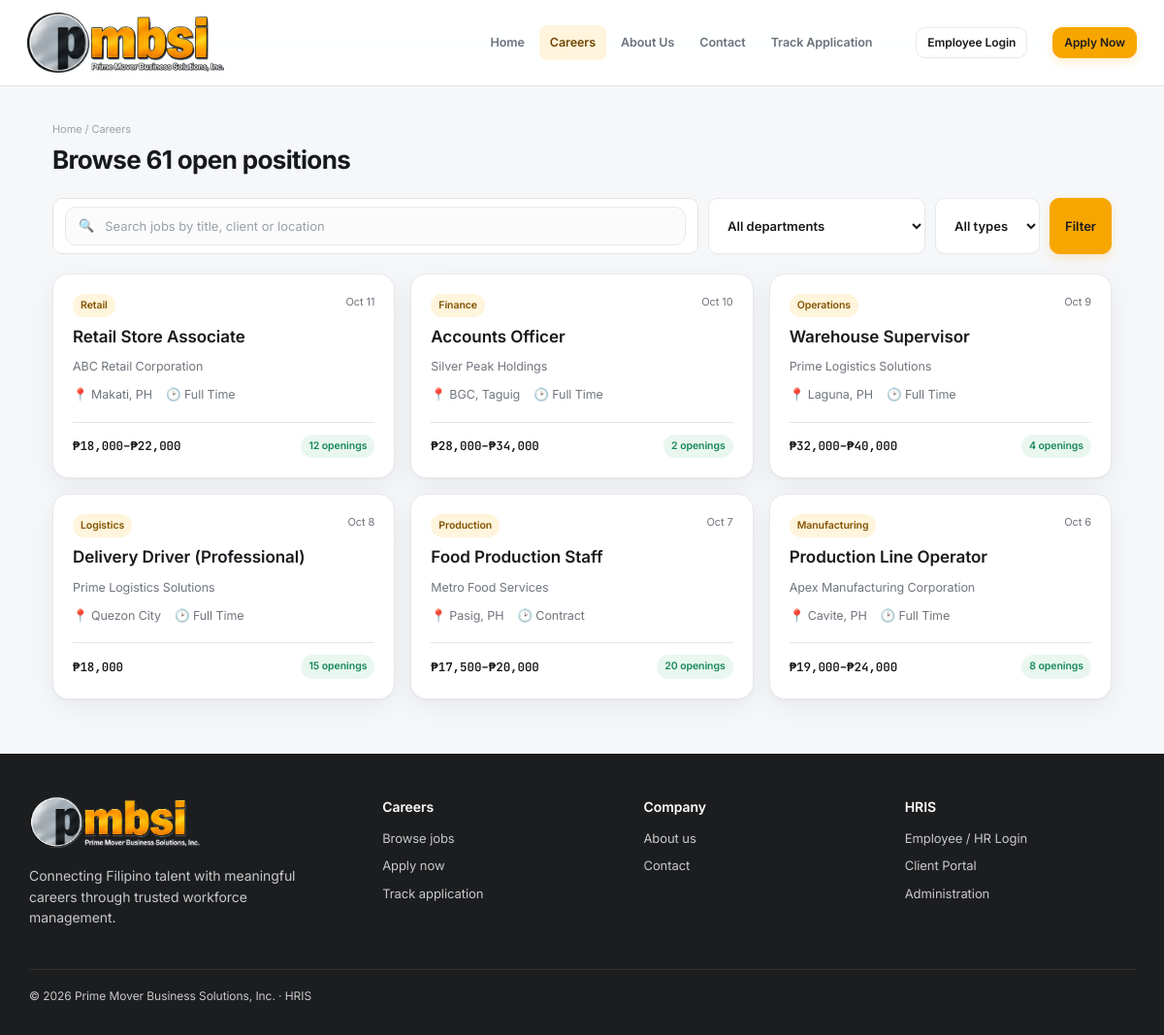
The app's page /index.php?page=careers with its own data.
### tables this page shows
CREATE TABLE `job_openings` (
  `id` bigint(20) unsigned NOT NULL AUTO_INCREMENT,
  `manpower_request_id` bigint(20) unsigned NOT NULL,
  `client_id` bigint(20) unsigned NOT NULL,
  `department_id` bigint(20) unsigned DEFAULT NULL,
  `job_code` varchar(50) NOT NULL,
  `slug` varchar(180) NOT NULL,
  `title` varchar(180) NOT NULL,
  `description` text NOT NULL,
  `requirements` text DEFAULT NULL,
  `location_text` varchar(180) DEFAULT NULL,
  `employment_type` varchar(40) NOT NULL,
  `salary_min` decimal(12,2) DEFAULT NULL,
  `salary_max` decimal(12,2) DEFAULT NULL,
  `openings` int(11) NOT NULL DEFAULT 1,
  `status` varchar(30) NOT NULL DEFAULT 'DRAFT',
  `is_featured` tinyint(1) NOT NULL DEFAULT 0,
  `published_at` datetime DEFAULT NULL,
  `closes_at` datetime DEFAULT NULL,
  `created_by` bigint(20) unsigned DEFAULT NULL,
  `created_at` datetime NOT NULL DEFAULT current_timestamp(),
  `updated_at` datetime NOT NULL DEFAULT current_timestamp() ON UPDATE current_timestamp(),
  PRIMARY KEY (`id`),
  UNIQUE KEY `job_code` (`job_code`),
  UNIQUE KEY `slug` (`slug`),
  KEY `idx_jobs_status` (`status`,`published_at`),
  KEY `fk_jobs_mr` (`manpower_request_id`),
  KEY `fk_jobs_client` (`client_id`),
  KEY `fk_jobs_department` (`department_id`),
  KEY `fk_jobs_created_by` (`created_by`),
  CONSTRAINT `fk_jobs_client` FOREIGN KEY (`client_id`) REFERENCES `clients` (`id`),
  CONSTRAINT `fk_jobs_created_by` FOREIGN KEY (`created_by`) REFERENCES `users` (`id`),
  CONSTRAINT `fk_jobs_department` FOREIGN KEY (`department_id`) REFERENCES `departments` (`id`),
  CONSTRAINT `fk_jobs_mr` FOREIGN KEY (`manpower_request_id`) REFERENCES `manpower_requests` (`id`)
);

CREATE TABLE `departments` (
  `id` bigint(20) unsigned NOT NULL AUTO_INCREMENT,
  `code` varchar(30) NOT NULL,
  `name` varchar(120) NOT NULL,
  `active` tinyint(1) NOT NULL DEFAULT 1,
  `created_at` datetime NOT NULL DEFAULT current_timestamp(),
  PRIMARY KEY (`id`),
  UNIQUE KEY `code` (`code`)
);

CREATE TABLE `clients` (
  `id` bigint(20) unsigned NOT NULL AUTO_INCREMENT,
  `code` varchar(30) NOT NULL,
  `name` varchar(180) NOT NULL,
  `contact_email` varchar(190) DEFAULT NULL,
  `status` varchar(20) NOT NULL DEFAULT 'ACTIVE',
  `created_at` datetime NOT NULL DEFAULT current_timestamp(),
  `updated_at` datetime NOT NULL DEFAULT current_timestamp() ON UPDATE current_timestamp(),
  PRIMARY KEY (`id`),
  UNIQUE KEY `code` (`code`)
);

### app/functions.php (called while the page is built, shortened)
<?php
function db(): PDO {
    return $GLOBALS['pdo'];
}
function e(mixed $v): string { return htmlspecialchars((string)$v, ENT_QUOTES, 'UTF-8'); }
function url(string $page = 'home', array $params = []): string {
    return 'index.php?' . http_build_query(array_merge(['page'=>$page], $params));
}
function stage_label(string $code): string {
    return ucwords(strtolower(str_replace('_',' ', $code)));
}
function money(?float $min, ?float $max): string {
    if ($min !== null && $max !== null) return '₱'.number_format($min,0).'–₱'.number_format($max,0);
    return '₱'.number_format((float)($min ?? $max),0);
}

### app/RecruitmentRepository.php (called while the page is built, shortened)
<?php
final class RecruitmentRepository
{
    public static function publishedJobs(?string $q=null, ?string $department=null, ?string $type=null): array {
        $sql='SELECT j.*, c.name client_name, d.name department_name FROM job_openings j JOIN clients c ON c.id=j.client_id LEFT JOIN departments d ON d.id=j.department_id WHERE j.status="PUBLISHED"';
        $p=[];
        $sql.=' ORDER BY j.is_featured DESC,j.published_at DESC,j.id DESC';
        $st=db()->prepare($sql); $st->execute($p); return $st->fetchAll();
    }
}

### index.php (the view, shortened to what this page needs)
<?php
require __DIR__ . '/app/bootstrap.php';
require __DIR__ . '/app/View.php';
function need_db(): void {
    if (($GLOBALS['pdo'] ?? null) instanceof PDO) return;
    exit;
}
require_once __DIR__.'/app/PayrollModule.php';
    render_head('Home'); render_public_header('home'); ?>
    <?php render_public_footer(); exit;
if ($page === 'careers') {
    need_db(); $q=trim((string)($_GET['q']??'')); $dept=trim((string)($_GET['department']??'')); $type=trim((string)($_GET['type']??'')); $jobs=RecruitmentRepository::publishedJobs($q?:null,$dept?:null,$type?:null); $departments=RecruitmentRepository::departments();
    render_head('Careers'); render_public_header('careers'); ?>
    <div class="wrap" style="padding-top:36px"><div class="pagehead"><div><div class="crumb">Home / Careers</div><h1 style="font-size:26px">Browse <?=array_sum(array_map(fn($j)=>(int)$j['openings'],$jobs))?> open positions</h1></div></div>
    <form style="display:flex;gap:10px;flex-wrap:wrap;margin-bottom:20px"><div class="topbar" style="height:auto;border:1px solid var(--border);border-radius:10px;padding:8px 12px;flex:1;min-width:260px;position:static"><div class="search" style="max-width:none">🔍<input name="q" value="<?=e($q)?>" placeholder="Search jobs by title, client or location"></div></div><select class="btn" name="department"><option value="">All departments</option></select><select class="btn" name="type"><option value="">All types</option></select><button class="btn primary">Filter</button></form>
    <div class="jobgrid"><?php if(!$jobs):?><div class="card empty">No published jobs match your filters.</div><?php endif; foreach($jobs as $j) job_card($j); ?></div></div>
    <?php render_public_footer(); exit;
}
    render_head($job['title']); render_public_header('careers'); $reqs=preg_split('/\R/',trim((string)$job['requirements'])) ?: []; ?>

### app/View.php (shortened to what this page needs)
<?php
function render_head(string $title): void { ?>
<!doctype html><html lang="en"><head><meta charset="utf-8"><meta name="viewport" content="width=device-width,initial-scale=1">
<link rel="stylesheet" href="public/assets/app.css"><link rel="stylesheet" href="public/assets/hris-modern.css?v=20260926-phase3a-v1"><link rel="stylesheet" href="public/assets/phase2b.css?v=20260924-phase2b-201file"><link rel="stylesheet" href="public/assets/employee-directory.css?v=20261010-company-groups-adl-v1"><link rel="stylesheet" href="public/assets/sidebar-logout.css?v=20260924-sidebar-logout"><link rel="stylesheet" href="public/assets/payroll.css?v=20261011-hr-payroll-friendly-v2"><script src="public/assets/payroll.js?v=20261011-hr-payroll-friendly-v2" defer></script>
<link rel="stylesheet" href="public/assets/attendance-export.css?v=20261011-export-all-logs-v2"><script src="public/assets/attendance-export.js?v=20261011-export-all-logs-v2" defer></script>
<link rel="stylesheet" href="public/assets/employee-delete.css?v=20261010-v1"><link rel="stylesheet" href="public/assets/employee-archive.css?v=20261012-v1"><link rel="stylesheet" href="public/assets/notifications.css?v=20261012-v4">
</head><body><div id="toast" class="toast"></div>
<?php }
function render_flashes(): void { $f=pull_flashes(); if(!$f)return; echo '<div class="flash-wrap">'; foreach($f as $x) echo '<div class="alert '.e($x['type']).'">'.e($x['message']).'</div>'; echo '</div>'; }
function render_public_header(string $active=''): void { ?>
<nav class="pubnav"><div class="in">
<a href="<?=url('home')?>" class="brand brand-official brand-official-public" aria-label="Prime Mover Business Solutions, Inc."><img src="public/assets/branding/pmbsi-logo-transparent-v2.png" alt="Prime Mover Business Solutions, Inc." class="brand-full-logo"></a>
<div class="links">
<?php foreach([['Home','home'],['Careers','careers'],['About Us','about'],['Contact','contact']] as [$label,$page]): ?>
<a href="<?=url($page)?>" class="<?=$active===$page?'active':''?>"><?=e($label)?></a>
<?php endforeach; ?>
<a href="<?=url('track')?>">Track Application</a>
</div><a href="<?=url('login')?>" class="btn sm" style="margin-left:8px">Employee Login</a><a href="<?=url('apply')?>" class="btn primary sm">Apply Now</a>
</div></nav><?php render_flashes(); }
function render_public_footer(): void { ?>
<footer class="foot"><div class="in">
<div><div class="brand brand-official brand-official-footer"><img src="public/assets/branding/pmbsi-logo-transparent-v2.png" alt="Prime Mover Business Solutions, Inc." class="brand-full-logo"></div><p style="max-width:280px;margin-top:12px">Connecting Filipino talent with meaningful careers through trusted workforce management.</p></div>
<div><div style="color:#fff;font-weight:600;margin-bottom:8px">Careers</div><a href="<?=url('careers')?>">Browse jobs</a><a href="<?=url('apply')?>">Apply now</a><a href="<?=url('track')?>">Track application</a></div>
<div><div style="color:#fff;font-weight:600;margin-bottom:8px">Company</div><a href="<?=url('about')?>">About us</a><a href="<?=url('contact')?>">Contact</a></div>
<div><div style="color:#fff;font-weight:600;margin-bottom:8px">HRIS</div><a href="<?=url('login')?>">Employee / HR Login</a><a href="<?=url('login',['portal'=>'client'])?>">Client Portal</a><a href="<?=url('login',['portal'=>'admin'])?>">Administration</a></div>
</div><div class="in" style="border-top:1px solid #333;margin-top:28px;padding-top:18px;font-size:12px">© 2026 Prime Mover Business Solutions, Inc. · HRIS</div></footer>
<script src="public/assets/hris-app.js?v=20261012-notify"></script></body></html><?php }
    $search=['employee'=>'Search your HRIS…','hr'=>'Search employees, applicants, requests…','client'=>'Search candidates…','admin'=>'Search users, branches, settings…'][$kind] ?? 'Search HRIS…'; ?>
<?php
function job_card(array $j): void { ?><a href="<?=url('job',['slug'=>$j['slug']])?>" class="card jobcard"><div style="display:flex;justify-content:space-between;align-items:flex-start"><span class="badge amber"><?=e($j['department_name'] ?: 'General')?></span><span class="tiny muted"><?=e($j['published_at']?date('M j',strtotime($j['published_at'])):'')?></span></div><h3 style="font-size:17px"><?=e($j['title'])?></h3><div class="small muted"><?=e($j['client_name'])?></div><div class="small" style="display:flex;gap:14px;flex-wrap:wrap"><span class="muted">📍 <?=e($j['location_text'])?></span><span class="muted">🕑 <?=e(stage_label($j['employment_type']))?></span></div><div style="display:flex;justify-content:space-between;align-items:center;margin-top:8px;padding-top:12px;border-top:1px solid var(--border)"><span class="mono small" style="font-weight:600"><?=e(money($j['salary_min']!==null?(float)$j['salary_min']:null,$j['salary_max']!==null?(float)$j['salary_max']:null))?></span><span class="badge green"><?=e((string)$j['openings'])?> openings</span></div></a><?php }

### public/assets/app.css (style rules this page uses)
:root { --amber:#FDAE04; --amber-hover:#E39A00; --amber-soft:#FFF6E0; --amber-deep:#8A5B00; --ink:#1C1D1F; --slate:#676B6E; --slate-2:#9A9DA0; --border:#E4E4E5; --panel:#FAFAFA; --panel-2:#F4F4F5; --blue:#0B5FA5; --blue-soft:#E9F3FF; --green:#1B8A5A; --green-soft:#E6F5EE; --red:#C0392B; --red-soft:#FDECEA; --amber2:#B4790A; --shadow:0 1px 2px rgba(0,0,0,.05),0 4px 16px rgba(0,0,0,.05); --radius:12px; --bg:#fff; }
* { box-sizing:border-box }
html,body { margin:0;padding:0 }
body { font-family:'Poppins',system-ui,Arial,sans-serif;color:var(--ink);background:var(--bg);font-size:14px;line-height:1.55;-webkit-font-smoothing:antialiased }
.mono,code { font-family:'JetBrains Mono',ui-monospace,monospace }
a { color:inherit;text-decoration:none;cursor:pointer }
button { font-family:inherit;cursor:pointer }
img { max-width:100% }
h1,h2,h3,h4 { margin:0;font-weight:600;line-height:1.25 }
.brand { display:flex;align-items:center;gap:10px;font-weight:700;letter-spacing:-.01em }
.btn { display:inline-flex;align-items:center;gap:7px;border:1px solid var(--border);background:var(--bg);color:var(--ink);padding:9px 15px;border-radius:9px;font-size:13px;font-weight:500;transition:.15s;white-space:nowrap }
.btn.primary { background:var(--amber);border-color:var(--amber);color:var(--ink);font-weight:600 }
.btn.sm { padding:6px 11px;font-size:12px }
.badge { display:inline-flex;align-items:center;gap:5px;padding:3px 9px;border-radius:999px;font-size:11px;font-weight:600 }
.badge.amber { background:var(--amber-soft);color:var(--amber-deep) }
.badge.green { background:var(--green-soft);color:var(--green) }
.card { background:var(--bg);border:1px solid var(--border);border-radius:var(--radius);box-shadow:var(--shadow) }
.muted { color:var(--slate) }
.small { font-size:12px }
.tiny { font-size:11px }
.pubnav { position:sticky;top:0;z-index:40;background:var(--bg);border-bottom:1px solid var(--border);backdrop-filter:blur(8px) }
.pubnav .in { max-width:1140px;margin:0 auto;display:flex;align-items:center;gap:26px;padding:14px 24px }
.pubnav .links { display:flex;gap:4px;margin-left:auto }
.pubnav .links a { padding:8px 13px;border-radius:8px;font-size:13.5px;font-weight:500;color:var(--slate) }
.pubnav .links a.active { color:var(--ink);background:var(--amber-soft) }
.wrap { max-width:1140px;margin:0 auto;padding:0 24px }
.jobcard { display:flex;flex-direction:column;gap:10px;padding:20px;transition:.15s;cursor:pointer }
.jobgrid { display:grid;grid-template-columns:repeat(auto-fill,minmax(320px,1fr));gap:16px }
.foot { background:var(--ink);color:#C7C8C9;margin-top:56px;padding:44px 24px 30px }
.foot .in { max-width:1140px;margin:0 auto;display:grid;grid-template-columns:1.4fr 1fr 1fr 1fr;gap:32px }
.foot a { display:block;color:#C7C8C9;padding:4px 0;font-size:13px }
.topbar { height:60px;border-bottom:1px solid var(--border);display:flex;align-items:center;gap:16px;padding:0 24px;position:sticky;top:0;background:var(--bg);z-index:20 }
.topbar .search { flex:1;max-width:420px;display:flex;align-items:center;gap:9px;background:var(--panel);border:1px solid var(--border);border-radius:9px;padding:8px 12px;color:var(--slate);font-size:13px }
.topbar .search input { border:none;background:transparent;outline:none;flex:1;font-family:inherit;font-size:13px;color:var(--ink) }
.pagehead { display:flex;align-items:flex-start;gap:16px;margin-bottom:22px;flex-wrap:wrap }
.pagehead h1 { font-size:23px;letter-spacing:-.01em }
.pagehead .crumb { font-size:12px;color:var(--slate-2);margin-bottom:5px }

### records on screen
job_openings: department.name "Retail", published_at "Oct 11", title "Retail Store Associate", client.name "ABC Retail Corporation", location_text "Makati, PH", employment_type "Full Time", salary_min+salary_max "₱18,000–₱22,000", openings "12"
job_openings: department.name "Finance", published_at "Oct 10", title "Accounts Officer", client.name "Silver Peak Holdings", location_text "BGC, Taguig", employment_type "Full Time", salary_min+salary_max "₱28,000–₱34,000", openings "2"
job_openings: department.name "Operations", published_at "Oct 9", title "Warehouse Supervisor", client.name "Prime Logistics Solutions", location_text "Laguna, PH", employment_type "Full Time", salary_min+salary_max "₱32,000–₱40,000", openings "4"
job_openings: department.name "Logistics", published_at "Oct 8", title "Delivery Driver (Professional)", client.name "Prime Logistics Solutions", location_text "Quezon City", employment_type "Full Time", salary_min+salary_max "₱18,000", openings "15"
job_openings: department.name "Production", published_at "Oct 7", title "Food Production Staff", client.name "Metro Food Services", location_text "Pasig, PH", employment_type "Contract", salary_min+salary_max "₱17,500–₱20,000", openings "20"
job_openings: department.name "Manufacturing", published_at "Oct 6", title "Production Line Operator", client.name "Apex Manufacturing Corporation", location_text "Cavite, PH", employment_type "Full Time", salary_min+salary_max "₱19,000–₱24,000", openings "8"

### other values on screen
$label "Home"
$label "Careers"
$label "About Us"
$label "Contact"
array_sum(array_map(fn($j)=>(int)$j['openings'],$jobs)) "61"
